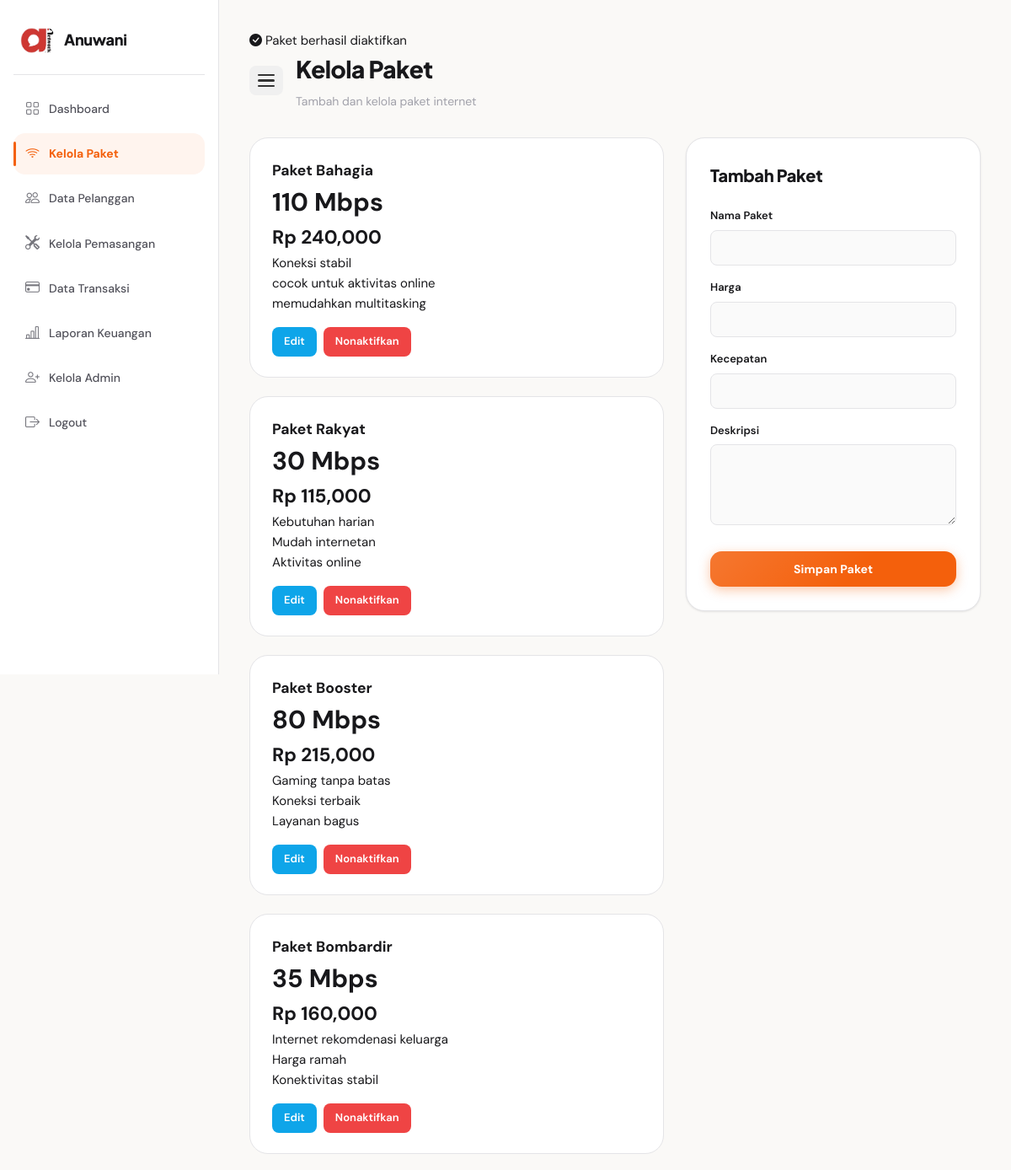
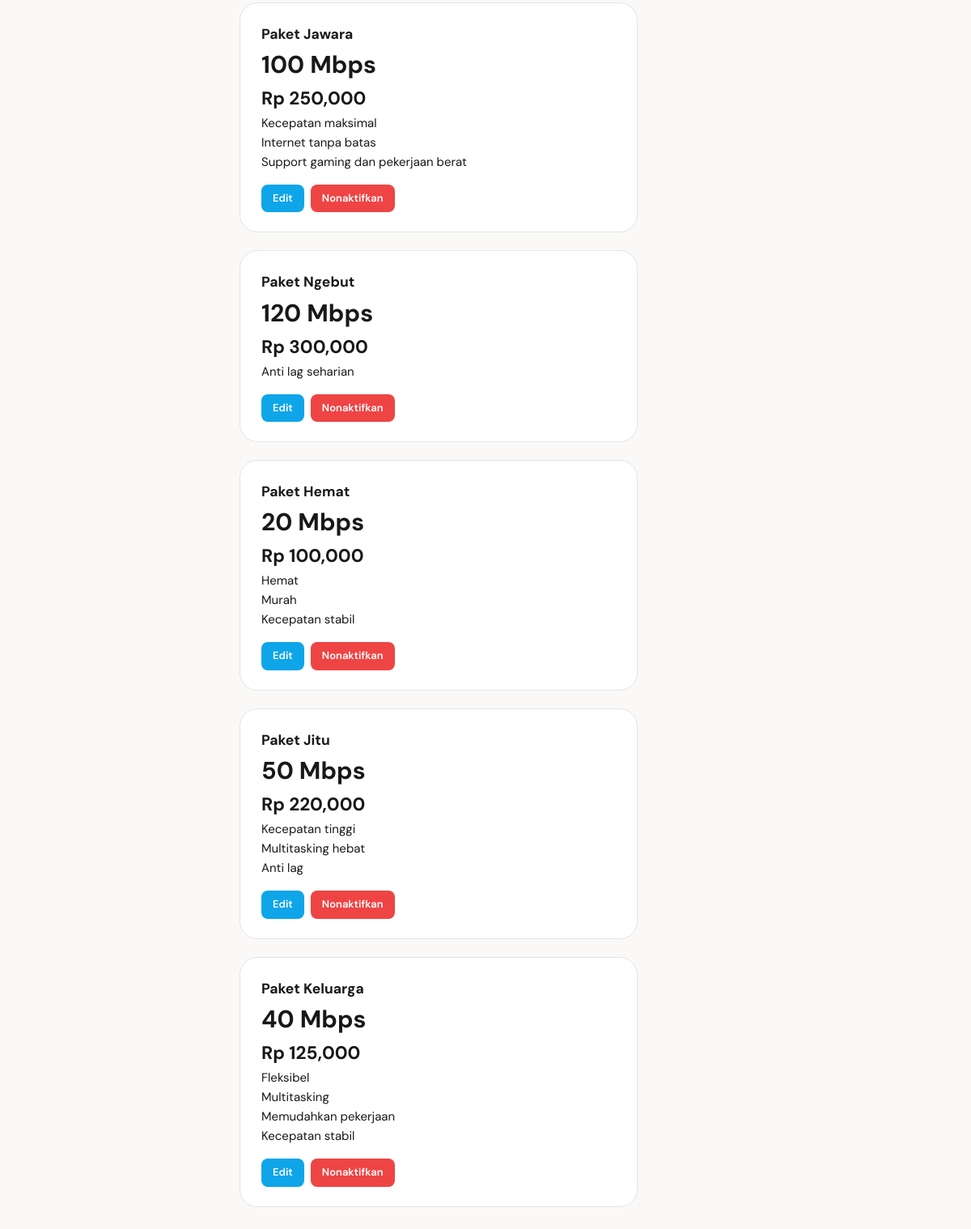
/admin/paket/index.php?success=aktif (signed in), run on the app's committed database (2 pictures, top to bottom).
### tables this page shows
CREATE TABLE `tb_paket` (
  `id_paket` int(11) NOT NULL,
  `nama_paket` varchar(100) NOT NULL,
  `harga` int(11) NOT NULL,
  `kecepatan` varchar(50) NOT NULL,
  `deskripsi` text DEFAULT NULL,
  `status` enum('aktif','nonaktif') DEFAULT 'aktif'
);

### admin/paket/index.php (the view, shortened to what this page needs)
<?php
require_once __DIR__ . '/../../koneksi.php';
$data = mysqli_query($koneksi, "SELECT * FROM tb_paket ORDER BY id_paket DESC");
?>
<!DOCTYPE html>
<html lang="id">
<head>
    <link rel="stylesheet" href="../../assets/css/style.css">
    <link rel="stylesheet" href="https://cdn.jsdelivr.net/npm/bootstrap-icons@1.11.3/font/bootstrap-icons.min.css">
</head>
<body>
<div class="dashboard-layout">
    <div class="sidebar">
        <div class="sidebar-logo">
            <img src="../../assets/images/logo.png" alt="Logo">
            <h2>Anuwani</h2>
        </div>
        <ul>
            <li><a href="../index.php"><i class="bi bi-grid"></i> <span>Dashboard</span></a></li>
            <li><a href="index.php" class="active"><i class="bi bi-wifi"></i> <span>Kelola Paket</span></a></li>
            <li><a href="../customer/index.php"><i class="bi bi-people"></i> <span>Data Pelanggan</span></a></li>
            <li><a href="../pemasangan/index.php"><i class="bi bi-tools"></i> <span>Kelola Pemasangan</span></a></li>
            <li>
                <a href="../transaksi/index.php">
                    <i class="bi bi-credit-card"></i> <span>Data Transaksi</span>
                </a>
            </li>
            <li><a href="../laporan_keuangan/index.php"><i class="bi bi-bar-chart-line"></i> <span>Laporan Keuangan</span></a></li>
            <li><a href="../admin_user/index.php"><i class="bi bi-person-plus"></i> <span>Kelola Admin</span></a></li>
            <li><a href="#" onclick="openLogoutModal()"><i class="bi bi-box-arrow-right"></i> <span>Logout</span></a></li>
        </ul>
    </div>
    <div class="dashboard-content">
        <?php if (isset($_GET['success'])) : ?>
            <div class="success-popup">
                <i class="bi bi-check-circle-fill"></i>
                <?php
                    $msg = ['tambah' => 'Paket berhasil ditambahkan', 'aktif' => 'Paket berhasil diaktifkan', 'nonaktif' => 'Paket berhasil dinonaktifkan'];
                    echo $msg[$_GET['success']] ?? '';
                ?>
            </div>
        <?php endif; ?>
        <div class="topbar">
            <button class="sidebar-toggle" id="sidebarToggle" aria-label="Toggle Sidebar">
                <span></span>
                <span></span>
                <span></span>
            </button>
            <div>
                <h1>Kelola Paket</h1>
                <p>Tambah dan kelola paket internet</p>
            </div>
        </div>
        <div class="paket-admin-layout">
            <div class="paket-grid">
                <?php while ($p = mysqli_fetch_assoc($data)) : ?>
                    <div class="paket-admin-card">
                        <h3><?= $p['nama_paket']; ?></h3>
                        <h1><?= $p['kecepatan']; ?></h1>
                        <h2>Rp <?= number_format($p['harga']); ?></h2>
                        <p><?= nl2br($p['deskripsi']); ?></p>
                        <div class="paket-action">
                            <a href="edit.php?id=<?= $p['id_paket']; ?>" class="btn-edit">Edit</a>
                            <?php if ($p['status'] == 'aktif') : ?>
                                <a href="#" class="btn-delete" onclick="openNonaktifModal(<?= $p['id_paket']; ?>)">Nonaktifkan</a>
                            <?php else : ?>
                                <a href="#" class="btn-edit" onclick="openAktifModal(<?= $p['id_paket']; ?>)">Aktifkan</a>
                            <?php endif; ?>
                        </div>
                    </div>
                <?php endwhile; ?>
            </div>
            <div class="form-paket-card">
                <h3>Tambah Paket</h3>
                <form id="formPaket" action="tambah.php" method="POST">
                    <div class="form-group">
                        <label>Nama Paket</label>
                        <input type="text" name="nama_paket" required>
                    </div>
                    <div class="form-group">
                        <label>Harga</label>
                        <input type="number" name="harga" required>
                    </div>
                    <div class="form-group">
                        <label>Kecepatan</label>
                        <input type="text" name="kecepatan" required>
                    </div>
                    <div class="form-group">
                        <label>Deskripsi</label>
                        <textarea name="deskripsi" rows="4"></textarea>
                    </div>
                    <button type="button" class="btn-orange" onclick="openTambahModal()">Simpan Paket</button>
                </form>
            </div>
        </div>
    </div>
</div>
</body>
</html>

### admin/paket/index.php (style rules this page uses)
.dashboard-layout { display: flex !important; width: 100%; min-height: 100vh; overflow-x: hidden; }
.sidebar-toggle { display: flex !important; flex-direction: column; gap: 4px; background: #f0f0f0; border: none; padding: 10px; border-radius: 8px; cursor: pointer; margin-right: 15px; transition: background 0.2s; }
.sidebar-toggle span { display: block; width: 20px; height: 2.5px; background-color: #333; border-radius: 2px; }
@media (min-width: 992px) { .sidebar { position: fixed !important; top: 0 !important; left: 0 !important; height: 100vh !important; z-index: 1000 !important; overflow-y: auto !important; width: 260px !important; min-width: 260px !important; max-width: 260px !important; transition: all 0.3s cubic-bezier(0.4, 0, 0.2, 1) !important; } }
@media (min-width: 992px) { .dashboard-content { flex-grow: 1 !important; margin-left: 260px !important; width: calc(100% - 260px) !important; transition: all 0.3s cubic-bezier(0.4, 0, 0.2, 1) !important; } }
@media (min-width: 992px) { .topbar { display: flex !important; align-items: center !important; justify-content: flex-start !important; } }

### data on the page
tb_paket: nama_paket "Paket Bahagia", kecepatan "110 Mbps", harga "240,000", deskripsi "Koneksi stabil cocok untuk aktivitas online memudahkan multitasking"
tb_paket: nama_paket "Paket Rakyat", kecepatan "30 Mbps", harga "115,000", deskripsi "Kebutuhan harian Mudah internetan Aktivitas online"
tb_paket: nama_paket "Paket Booster", kecepatan "80 Mbps", harga "215,000", deskripsi "Gaming tanpa batas Koneksi terbaik Layanan bagus"
tb_paket: nama_paket "Paket Bombardir", kecepatan "35 Mbps", harga "160,000", deskripsi "Internet rekomdenasi keluarga Harga ramah Konektivitas stabil"
tb_paket: nama_paket "Paket Jawara", kecepatan "100 Mbps", harga "250,000", deskripsi "Kecepatan maksimal Internet tanpa batas Support gaming dan pekerjaan berat"
tb_paket: nama_paket "Paket Ngebut", kecepatan "120 Mbps", harga "300,000", deskripsi "Anti lag seharian"
tb_paket: nama_paket "Paket Hemat", kecepatan "20 Mbps", harga "100,000", deskripsi "Hemat Murah Kecepatan stabil"
tb_paket: nama_paket "Paket Jitu", kecepatan "50 Mbps", harga "220,000", deskripsi "Kecepatan tinggi Multitasking hebat Anti lag"
tb_paket: nama_paket "Paket Keluarga", kecepatan "40 Mbps", harga "125,000", deskripsi "Fleksibel Multitasking Memudahkan pekerjaan Kecepatan stabil"

### other printed values
$msg[$_GET['success']] "Paket berhasil diaktifkan"
